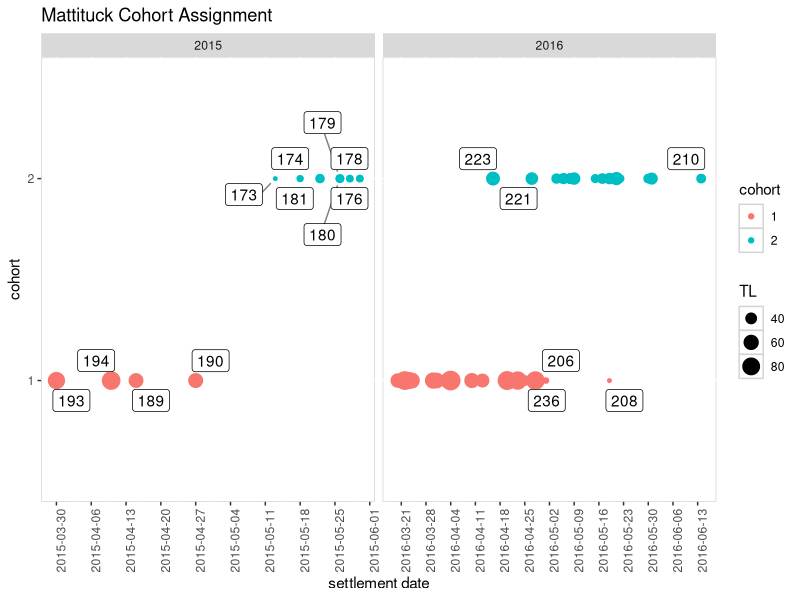
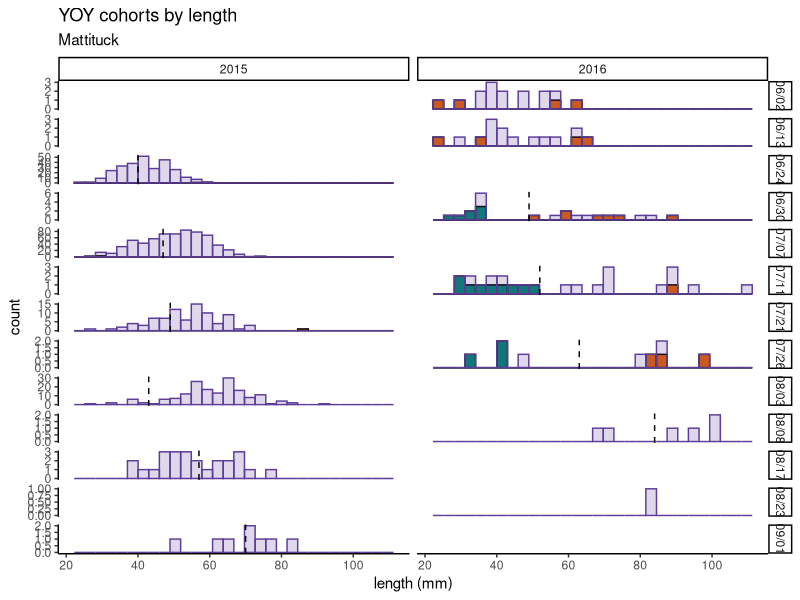
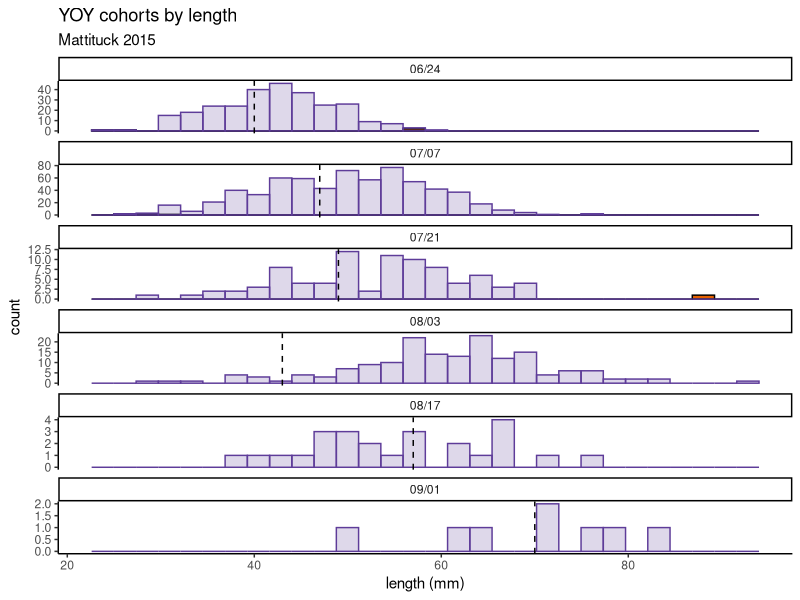
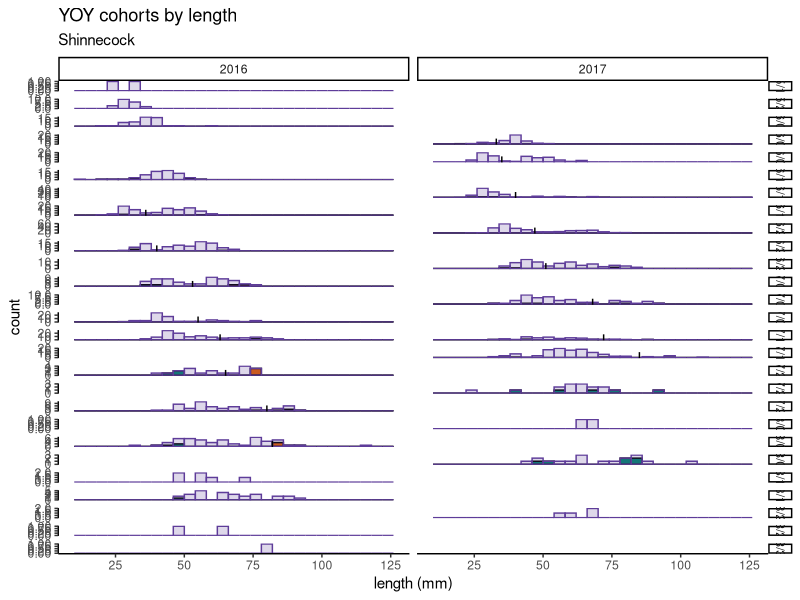
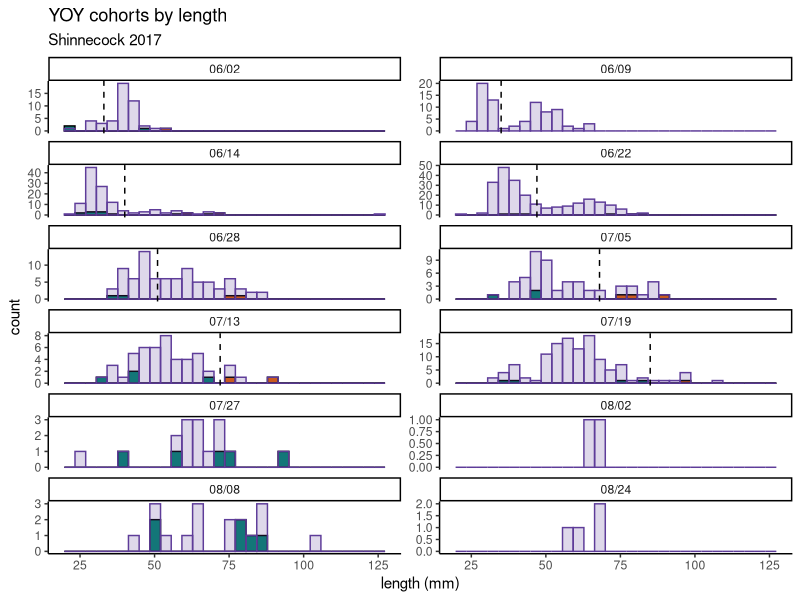

Source code (R) for these figures, in order:
### WF Microsats ###
## Mattituck Cohort assignment by hatch date ###
## August 18, 2020 ###

#keeping everything in this folder
setwd("/Users//tdolan/Documents//R-Github//WFmicrosats")

library("dplyr")
library("tidyr")
library('purrr')
library("lubridate")
library("chron")
library("ggplot2")
library('ggrepel')

mtage <-read.csv(file="mtcohortreassignAug182020.csv", header=TRUE)
mtage <-mutate(mtage, bday=as.Date(hatch.date), cohort=as.factor(new.cohort)) %>%slice(1:49)
allmelt <-read.csv(file="allmeltdec2019.csv", header=TRUE)
spawndate <-read.csv(file="mtspawndate.csv", header=TRUE)

mtage %>%
  #ggplot(aes(x=bday, y=n_distinct(samp)))+ #turn off cohort sorting
 ggplot(aes(x=bday, y=cohort,group=cohort))+
 geom_point(aes(color=cohort,size=TL))+
  #geom_point(aes(size=TL))+ #turn off cohort sorting
  #geom_text(aes(label=samp),hjust=0,vjust=0)+ #another way to do text. 
  geom_label_repel(aes(label = samp),
                   box.padding   = 0.35, 
                   point.padding = 0.5,
                   segment.color = 'grey50')+
  scale_x_date(date_breaks="1 week",date_labels = ("%Y-%m-%d"),)+
  xlab("settlement date")+
  ggtitle("Mattituck Cohort Assignment")+
  facet_grid(~Year, scales="free")+
  theme(axis.text.x = element_text(angle = 90, hjust = 1),
        panel.background = element_rect(fill = 'white', colour = 'light gray'),
        panel.grid.major = element_line(colour = "white"))
#ggsave("Mtcohortassign.png", path="/Users/tdolan/Documents/WIP research/microsats/microsat_figs")
#dev.off()

#merge spawn date and fish information. 
spawndate <-dplyr::rename(spawndate, fishID=Tag.ID)
mtage2 <-left_join(mtage,spawndate, by="fishID")
#now we have spawning date and settlement date. 

#histograms where catherine's cohorts are overlaid on the regular cohort data. 
## original script is called "field graphs 9_10_19.R"
mtage <-dplyr::select(mtage,-cohort,-old.pop)%>%mutate(source="cc")

mtmelt <-filter(allmelt, Bay=="Mattituck") %>%dplyr::rename(catch.date=Date, Location=Bay, TL=value) %>%mutate(source="tows")
weeks <-dplyr::select(mtmelt,catch.date,Week)
mtage <-left_join(mtage,weeks)
mtfnew <-full_join(mtage, mtmelt, by=c("catch.date","TL","Location","Year","source","Week")) %>% mutate(Year=as.factor(Year),catch.date=as.Date(catch.date))

split <-c(40,	47,	49,	43,	57,	70)
splits15 <- as.data.frame(split) %>% mutate(Year="2015")
splits15$catch.date <- as.Date(c("2015-06-24",	"2015-07-07",	"2015-07-21",	"2015-08-03",	"2015-08-17",	"2015-09-01"))
split <-c(49,	52,	63,	84)
splits16 <- as.data.frame(split) %>% mutate(Year="2016")
splits16$catch.date <- as.Date(c("2016-06-30",	"2016-07-11",	"2016-07-26",	"2016-08-08"))
splits <-bind_rows(splits15,splits16) %>% mutate(Year=as.factor(Year),catch.date=as.Date(catch.date))

mtfnew <-full_join(mtfnew, splits, by=c("Year","catch.date"))
mtfnew <-unique(mtfnew) %>% mutate(day = format(as.Date(catch.date), format="%m/%d"))

#both years in same plot
ggplot(mtfnew,aes(x=TL)) + 
  geom_histogram(data = subset(mtfnew,source=="cc"& new.cohort=="1"), fill="#e66101",color="black", position="identity",   show.legend=TRUE)+ 
  geom_histogram(data = subset(mtfnew,source=="cc"& new.cohort=="2"), fill="#018571",color="black",position="identity",   show.legend=TRUE)+
  geom_histogram(data = subset(mtfnew,source=="tows"), fill="#5e3c99",color="#5e3c99",position="identity",   alpha = 0.2, show.legend=TRUE)+
  geom_vline(aes(xintercept=split), color="black", linetype="dashed", size=0.5) +
  facet_grid(day~Year,scales="free_y")+
  theme_classic()+
  labs(x = "length (mm)",
       title = "YOY cohorts by length",
       subtitle = "Mattituck") 

#separate plots for each year - Remember to change out year!
mtfnew2 <-filter(mtfnew, Year=="2015")
ggplot(mtfnew2,aes(x=TL)) + 
  geom_histogram(data = subset(mtfnew2,source=="cc"& new.cohort=="1"), fill="#e66101",color="black", position="identity",   show.legend=TRUE)+ 
  geom_histogram(data = subset(mtfnew2,source=="cc"& new.cohort=="2"), fill="#018571",color="black",position="identity",   show.legend=TRUE)+
  geom_histogram(data = subset(mtfnew2,source=="tows"), fill="#5e3c99",color="#5e3c99",position="identity",   alpha = 0.2, show.legend=TRUE)+
  geom_vline(aes(xintercept=split), color="black", linetype="dashed", size=0.5) +
  facet_wrap(~day,scales="free_y",nrow=6)+
  theme_classic()+
  labs(x = "length (mm)",
       title = "YOY cohorts by length",
       subtitle = "Mattituck 2015") 


##Shinnecock!
shimelt <-filter(allmelt, Bay=="Shinnecock") %>%dplyr::rename(catch.date=Date, TL=value) %>%mutate(source="tows")
shico <-read.csv(file="shinextracted.csv", header=TRUE)
shico <-dplyr::select(shico,-Age,-old.pop)%>%mutate(source="cc")

weeks <-dplyr::select(shimelt,catch.date,Week)
shico <-left_join(shico,weeks)
shifnew <-full_join(shico, shimelt, by=c("catch.date","TL","Bay","Year","source","Week")) %>% mutate(Year=as.factor(Year),catch.date=as.Date(catch.date))

split <-c(36,	40,	53,	55,	63,	65,	80,	82)
splits16 <- as.data.frame(split) %>% mutate(Year="2016")
splits16$catch.date <- as.Date(c("2016-06-17",	"2016-06-24",	"2016-07-01",	"2016-07-08",	"2016-07-13",	"2016-07-21",	"2016-07-28",	"2016-08-04"))
split <-c(33,	35,	40,	47,	51,	68,	72,	85)
splits17 <- as.data.frame(split) %>% mutate(Year="2017")
splits17$catch.date <- as.Date(c("2017-06-02",	"2017-06-09",	"2017-06-14",	"2017-06-22",	"2017-06-28",	"2017-07-05",	"2017-07-13",	"2017-07-19"))
splits <-bind_rows(splits16,splits17) %>% mutate(Year=as.factor(Year),catch.date=as.Date(catch.date))

shifnew <-full_join(shifnew, splits, by=c("Year","catch.date"))
shifnew <-unique(shifnew) %>% mutate(day = format(as.Date(catch.date), format="%m/%d")) %>%filter(!is.na(Week))

#both years in same plot
ggplot(shifnew,aes(x=TL)) + 
  geom_histogram(data = subset(shifnew,source=="cc"& new.cohort=="1"), fill="#e66101",color="black", position="identity",   show.legend=TRUE)+ 
  geom_histogram(data = subset(shifnew,source=="cc"& new.cohort=="2"), fill="#018571",color="black",position="identity",   show.legend=TRUE)+
  geom_histogram(data = subset(shifnew,source=="tows"), fill="#5e3c99",color="#5e3c99",position="identity",   alpha = 0.2, show.legend=TRUE)+
  geom_vline(aes(xintercept=split), color="black", linetype="dashed", size=0.5) +
  facet_grid(day~Year,scales="free_y")+
  theme_classic()+
  labs(x = "length (mm)",
       title = "YOY cohorts by length",
       subtitle = "Shinnecock")


#separate plots for each year - Remember to change out year!
shifnew2 <-filter(shifnew, Year=="2017")
ggplot(shifnew2,aes(x=TL)) + 
  geom_histogram(data = subset(shifnew2,source=="cc"& new.cohort=="1"), fill="#e66101",color="black", position="identity",   show.legend=TRUE)+ 
  geom_histogram(data = subset(shifnew2,source=="cc"& new.cohort=="2"), fill="#018571",color="black",position="identity",   show.legend=TRUE)+
  geom_histogram(data = subset(shifnew2,source=="tows"), fill="#5e3c99",color="#5e3c99",position="identity",   alpha = 0.2, show.legend=TRUE)+
  geom_vline(aes(xintercept=split), color="black", linetype="dashed", size=0.5) +
  facet_wrap(~day,scales="free_y",nrow=6)+
  theme_classic()+
  labs(x = "length (mm)",
       title = "YOY cohorts by length",
       subtitle = "Shinnecock 2017") 

## Stuff to consider ###
